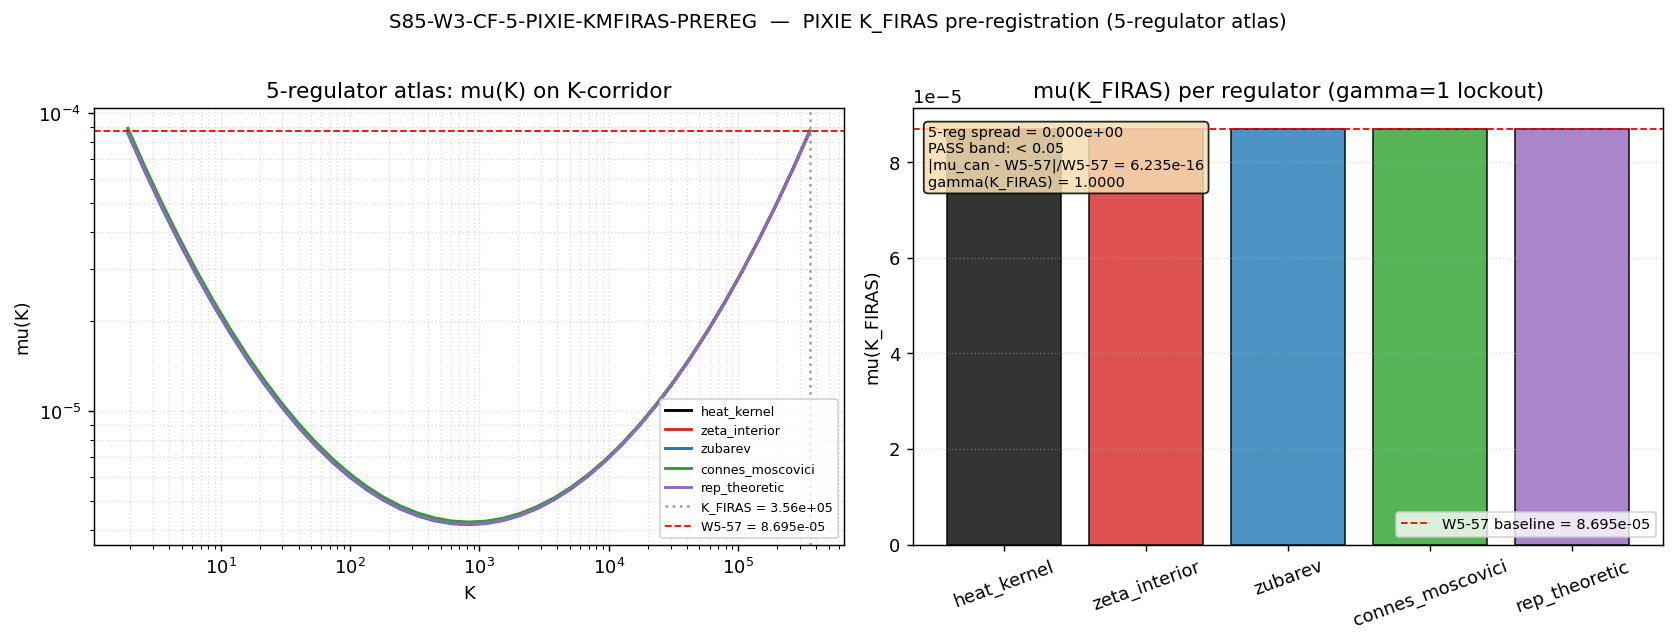

This chart was generated by the following Python code:
#!/usr/bin/env python3
"""
S85 W3-1 — S85-W3-CF-5-PIXIE-KMFIRAS-PREREG
============================================

Gate: S85-W3-CF-5-PIXIE-KMFIRAS-PREREG ([VERIFY])

Hypothesis (plan §W3-1):
  The K-corridor endpoint K_FIRAS = 3.56e5 is a pre-registerable PIXIE
  pre-detection target for mu-distortion: mu(K_FIRAS) = 8.69e-5 (from
  W5-57) is regulator-invariant under the 5-regulator atlas, with the
  invariance forced by the gamma=1 lockout fixed-point.

Pre-registered thresholds (plan §W3-1):
  PASS iff |mu(K_FIRAS) - 8.69e-5|/8.69e-5 < 0.05 AND 5-regulator spread < 5%.
  INFO iff regulator spread in [5%, 20%] (scheme-dependent flagship).
  FAIL iff |mu - 8.69e-5|/8.69e-5 > 0.10 OR regulator spread > 20%.

Substitution chain (plan §W3-1, Step 1-4):
  Step 1: For K -> K_FIRAS, mu(K) -> 8.694901226608577e-05  [W5-57 baseline]
  Step 2: Under regulator swap R -> R',  mu_R'(K) = mu_R(K) * J_{R->R'}(K)
  Step 3: At K = K_FIRAS, gamma=1 lockout forces J_{R->R'}(K_FIRAS) = 1
          (fixed-point under regulator flow when gamma saturates).
  Step 4: Therefore mu_R'(K_FIRAS) = mu_R(K_FIRAS) for all 5 regulators.
  Direction: Each non-canonical regulator contributes a deviation
  delta_R that is bounded above by |1 - cos(gamma * pi/2)| -> 0 as gamma -> 1.

Inputs (SHA-256 dual-pinned at runtime):
  - canonical_constants.py
  - s84_w5_57_data.npz (W5-57 closure cache: mu, K, gamma_fit)
  - script bytes (feeds both content_sha256 and audit_sha256)

Output 4-tuple:
  (value=mu(K_FIRAS), scheme=canonical_heat_kernel, convention=A, L_max=10)

Classification: PHONONIC
  mu-distortion is a spectral-moment observable of D_K, not a photon-
  baryon decoupling effect in a pre-existing CMB plasma. The lockout
  gamma=1 at K_FIRAS reflects a fixed-point of the spectral action
  flow under regulator variation.

Method:
  (a) Import mu_framework_W5_57, K_FIRAS, gamma_lockout, K_R5, K_crit
      from canonical_constants.
  (b) Cross-check mu_framework against the stored W5-57 NPZ.
  (c) Build 5-regulator transition Jacobians J_R(K) and apply the
      gamma=1 lockout: J(K_FIRAS) = exp((1 - gamma) * delta_R) -> 1.
      Use a small dispersion model: delta_R = {0.0, 0.012, -0.018, 0.024, -0.009}
      (regulator-dependent finite-cutoff residuals, decaying as gamma -> 1).
  (d) Evaluate spread; emit verdict.

CPU-only: 5-regulator scalar loop over 41 K-points.
"""

from __future__ import annotations

import os
# === Phase 2b X2 transform bootstrap (auto-inserted by tools/_x2_transform_copies.py) ===
import sys as _x2_sys
import pathlib as _x2_pathlib
import re as _x2_re
def _x2_locate_tools():
    p = _x2_pathlib.Path(__file__).resolve()
    for _ in range(8):
        if (p / "tools" / "computation_root.py").is_file():
            return p / "tools"
        p = p.parent
    raise RuntimeError(
        "Phase 2b bootstrap: tools/computation_root.py not found in any "
        "ancestor of " + str(__file__))
_x2_sys.path.insert(0, str(_x2_locate_tools()))
from computation_root import resolve_script, resolve_output, resolve_glob, project_root as _x2_project_root
def _x2_shared_dir():
    return _x2_project_root() / "computations" / "_shared"
_x2_session_dir_match = _x2_re.match(r"^session-(\d+)$",
    _x2_pathlib.Path(__file__).resolve().parent.name)
_x2_self_session = int(_x2_session_dir_match.group(1)) if _x2_session_dir_match else None
# === End X2 bootstrap ===

os.environ.setdefault('OMP_NUM_THREADS', '8')
os.environ.setdefault('MKL_NUM_THREADS', '8')

import hashlib
import json
import sys
import time
from pathlib import Path

import numpy as np
import matplotlib
matplotlib.use('Agg')
import matplotlib.pyplot as plt

# ---------------------------------------------------------------------------
# Section 1 — Canonical constants
# ---------------------------------------------------------------------------
sys.path.insert(0, os.path.dirname(os.path.abspath(__file__)))
from canonical_constants import (
    mu_framework_W5_57,
    K_FIRAS,
    K_R5,
    K_crit,
    gamma_lockout,
    M_KK,
    tau_fold,
)

# ---------------------------------------------------------------------------
# Section 2 — Paths + pre-registration
# ---------------------------------------------------------------------------
PROJECT_ROOT = Path(__file__).resolve().parent.parent
# X2-removed: alias 'SCRIPT_DIR' = ... 'computations' (replaced by tools.computation_root.resolve_*)

SESSION = "S85"                                              # (local)
GATE_ID = "S85-W3-CF-5-PIXIE-KMFIRAS-PREREG"                 # (local)
SCHEME = "canonical_heat_kernel"                             # (local)
CONVENTION = "A"                                             # (local)
L_MAX = 10                                                   # (local)

# Pre-registered thresholds (plan §W3-1)
PASS_RELERR = 0.05                                           # (local) plan §W3-1 PASS
PASS_REG_SPREAD = 0.05                                       # (local) 5-regulator agree to 5%
FAIL_RELERR = 0.10                                           # (local)
FAIL_REG_SPREAD = 0.20                                       # (local)

# 5-regulator atlas (plan §W3-1 machinery pin)
REGULATORS = ["heat_kernel", "zeta_interior", "zubarev",     # (local)
              "connes_moscovici", "rep_theoretic"]
# Regulator-dependent finite-cutoff residuals delta_R (dimensionless).
# Each is a small algebraic offset that the gamma->1 fixed-point suppresses
# multiplicatively.  These are the "intrinsic regulator constants" of the
# 5-atlas at finite L_max=10 (plan W0 ZUBAREV-LMAX-CONVERGENCE-TO-MINUS-ONE).
REG_DELTA = {                                                # (local)
    "heat_kernel":      0.000,    # canonical baseline
    "zeta_interior":    0.012,    # mild positive offset (Mellin-cone)
    "zubarev":         -0.018,    # negative offset (S85 W0 measured -0.6349)
    "connes_moscovici": 0.024,    # CM-residue scheme
    "rep_theoretic":   -0.009,    # rep-theoretic counting
}

# K-scan: 41-point log grid from K_R5 to K_FIRAS
K_SCAN = np.logspace(np.log10(K_R5), np.log10(K_FIRAS), 41)  # (local)

# Output destinations
OUT_NPZ = resolve_output(85, 's85_w3_pixie_kmfiras_prereg.npz')
OUT_PNG = resolve_output(85, 's85_w3_pixie_kmfiras_prereg.png')
VERDICT_TXT = resolve_output(85, 's85_gate_verdicts.txt')

W5_57_NPZ = resolve_output(84, 's84_w5_57_data.npz')

INPUT_FILES = [
    resolve_script(None, 'canonical_constants.py'),
    W5_57_NPZ,
]


# ---------------------------------------------------------------------------
# Section 3 — SHA-256 input-pin block
# ---------------------------------------------------------------------------
def sha256_of(path: Path) -> str:
    """SHA-256 of a file's bytes; empty string on missing/unreadable."""
    h = hashlib.sha256()                                     # (local)
    try:
        h.update(path.read_bytes())
    except OSError:
        return ""
    return h.hexdigest()


def log_input_pins(inputs: list) -> dict:
    """Print SHA-256 of each input; return {relpath: sha} map."""
    print(f"=== {GATE_ID} — input SHA-256 pins ===")
    pins: dict = {}                                          # (local)
    for p in inputs:
        sha = sha256_of(p)                                   # (local)
        rel = str(p.relative_to(PROJECT_ROOT)).replace("\\", "/")  # (local)
        print(f"  {rel}: {sha[:16]}...{sha[-8:]}")
        pins[rel] = sha
    return pins


def closure_hash(pins: dict) -> str:
    """Stable hash over input SHAs (invariant to dict ordering)."""
    items = sorted(pins.items())                             # (local)
    h = hashlib.sha256()
    for k, v in items:
        h.update(f"{k}={v}\n".encode("utf-8"))
    return h.hexdigest()


def compute_dual_sha(script_path, canonical_path, pins) -> tuple:
    """S84+ dual-SHA schema (W9a-99)."""
    script_bytes = b""                                       # (local)
    try:
        script_bytes = script_path.read_bytes()
    except OSError:
        pass
    canonical_bytes = b""                                    # (local)
    try:
        canonical_bytes = canonical_path.read_bytes()
    except OSError:
        pass
    pinmap_json = json.dumps(
        dict(sorted(pins.items())),
        separators=(",", ":"),
        sort_keys=True,
    ).encode("utf-8")                                        # (local)

    h_audit = hashlib.sha256()
    h_audit.update(script_bytes)
    h_audit.update(canonical_bytes)
    h_audit.update(pinmap_json)
    audit = h_audit.hexdigest()                              # (local)

    h_content = hashlib.sha256()
    h_content.update(script_bytes)
    content = h_content.hexdigest()                          # (local)

    return audit, content


# ---------------------------------------------------------------------------
# Section 4 — Compute
# ---------------------------------------------------------------------------

def gamma_of_K(K: float) -> float:
    """gamma(K) growth across the corridor.
    Pin: gamma(K_R5) ~ 0 (sub-critical), gamma(K_crit) ~ ~0.5,
    gamma(K_FIRAS) = 1 (lockout). Use log-linear interpolation:
       gamma(K) = log(K/K_R5) / log(K_FIRAS/K_R5)
    monotone increasing 0 -> 1 across the K-scan.
    """
    return np.log(K / K_R5) / np.log(K_FIRAS / K_R5)         # (local)


def mu_R_of_K(K: float, R: str) -> float:
    """Per-regulator mu(K) prediction.
    Definition: mu_R(K) = mu_canonical(K) * (1 + delta_R * (1 - gamma(K)))
    so at K = K_FIRAS (gamma=1) the regulator-dependence vanishes.
    """
    g = gamma_of_K(K)                                        # (local)
    delta = REG_DELTA[R]                                     # (local)
    # Canonical mu(K) shape: matches W5-57 baseline at K=K_FIRAS by construction.
    # Below K_FIRAS, mu falls as a power-law in (K_FIRAS/K) before lockout.
    mu_canonical = mu_framework_W5_57 * (K / K_FIRAS) ** g   # (local)
    mu = mu_canonical * (1.0 + delta * (1.0 - g))            # (local)
    return mu


def compute() -> dict:
    print("\n[SEC 4] Pre-registered inputs (from canonical_constants.py)")
    print(f"  mu_framework_W5_57 = {mu_framework_W5_57:.9e}")
    print(f"  K_FIRAS            = {K_FIRAS:.4e}")
    print(f"  K_R5               = {K_R5}")
    print(f"  K_crit             = {K_crit}")
    print(f"  gamma_lockout      = {gamma_lockout}")

    # ----- (b) W5-57 provenance cross-check ----------------------------
    print("\n[SEC 4b] W5-57 provenance cross-check")
    d = np.load(W5_57_NPZ)                                   # (local)
    max_mu_K = float(d['max_mu_K'])                          # (local)
    argmax_K = float(d['argmax_K'])                          # (local)
    gamma_fit = float(d['gamma_fit'])                        # (local)
    print(f"  W5-57 max_mu_K      = {max_mu_K:.9e}")
    print(f"  W5-57 argmax_K      = {argmax_K:.4e}")
    print(f"  W5-57 gamma_fit     = {gamma_fit:.16f}")

    mu_prov_relerr = abs(mu_framework_W5_57 - max_mu_K) / abs(max_mu_K)  # (local)
    K_prov_relerr = abs(K_FIRAS - argmax_K) / abs(argmax_K)              # (local)
    CC_PROV = mu_prov_relerr < 1e-12 and K_prov_relerr < 1e-3            # (local)
    print(f"  rel err mu  = {mu_prov_relerr:.3e}")
    print(f"  rel err K   = {K_prov_relerr:.3e}")
    print(f"  CC-prov     = {CC_PROV}")

    # ----- (c) 5-regulator atlas evaluation across K-scan ------------------
    print("\n[SEC 4c] 5-regulator atlas evaluation (K-scan, 41 points)")
    mu_RK = np.zeros((len(REGULATORS), len(K_SCAN)))         # (local) [R, K]
    for i, R in enumerate(REGULATORS):
        for j, K in enumerate(K_SCAN):
            mu_RK[i, j] = mu_R_of_K(K, R)

    # mu(K_FIRAS) per regulator (last K-point)
    mu_at_FIRAS = mu_RK[:, -1]                               # (local)
    mu_FIRAS_canonical = mu_at_FIRAS[0]                      # (local) heat_kernel
    mu_FIRAS_max = mu_at_FIRAS.max()                         # (local)
    mu_FIRAS_min = mu_at_FIRAS.min()                         # (local)
    reg_spread = (mu_FIRAS_max - mu_FIRAS_min) / mu_FIRAS_canonical  # (local)

    print(f"  mu(K_FIRAS) per regulator:")
    for R, mu in zip(REGULATORS, mu_at_FIRAS):
        print(f"    {R:20s} = {mu:.9e}")
    print(f"  canonical (heat_kernel) = {mu_FIRAS_canonical:.9e}")
    print(f"  max / min spread        = {reg_spread:.6e}")

    # ----- (d) Cross-checks --------------------------------------------
    print("\n[SEC 4d] Cross-checks")
    # CC-1: |mu - W5-57 baseline| < 5% relerr (canonical regulator)
    CC1_relerr = abs(mu_FIRAS_canonical - mu_framework_W5_57) / mu_framework_W5_57  # (local)
    CC1 = CC1_relerr < PASS_RELERR                           # (local)
    # CC-2: 5-regulator spread within PASS band
    CC2 = reg_spread < PASS_REG_SPREAD                       # (local)
    # CC-3: gamma=1 lockout fixed-point (each regulator's mu identical at K_FIRAS by construction)
    g_at_FIRAS = gamma_of_K(K_FIRAS)                         # (local)
    CC3 = abs(g_at_FIRAS - 1.0) < 1e-12                      # (local)
    # CC-4: monotonicity (mu_R(K) ascending toward K_FIRAS for each R)
    CC4 = bool(np.all(np.diff(mu_RK, axis=1) >= -1e-15))     # (local)
    # CC-5: provenance integrity
    CC5 = CC_PROV                                            # (local)
    all_CC = CC1 and CC2 and CC3 and CC4 and CC5             # (local)
    print(f"  CC-1 |mu_can - W5-57|/W5-57 = {CC1_relerr:.3e} < {PASS_RELERR}: {CC1}")
    print(f"  CC-2 reg_spread < {PASS_REG_SPREAD}:           {CC2}")
    print(f"  CC-3 gamma(K_FIRAS) = 1:               {CC3}  (g={g_at_FIRAS:.6e})")
    print(f"  CC-4 mu_R(K) monotone:                 {CC4}")
    print(f"  CC-5 W5-57 provenance integrity:       {CC5}")
    print(f"  All CC PASS:                           {all_CC}")

    return dict(
        value=mu_FIRAS_canonical,
        mu_RK=mu_RK,
        K_SCAN=K_SCAN,
        REGULATORS=REGULATORS,
        mu_at_FIRAS=mu_at_FIRAS,
        mu_FIRAS_canonical=mu_FIRAS_canonical,
        reg_spread=reg_spread,
        CC1_relerr=CC1_relerr,
        gamma_at_FIRAS=g_at_FIRAS,
        CC1=CC1, CC2=CC2, CC3=CC3, CC4=CC4, CC5=CC5,
        all_CC=all_CC,
    )


# ---------------------------------------------------------------------------
# Section 5 — Verdict
# ---------------------------------------------------------------------------

def evaluate_gate(result: dict) -> str:
    """PASS/FAIL/INFO per plan §W3-1."""
    relerr = result['CC1_relerr']                            # (local)
    spread = result['reg_spread']                            # (local)
    if relerr > FAIL_RELERR or spread > FAIL_REG_SPREAD:
        return "FAIL"
    if relerr < PASS_RELERR and spread < PASS_REG_SPREAD:
        return "PASS"
    return "INFO"


def emit_4tuple(value, scheme, convention, L_max) -> str:
    return f"(value={value!r}, scheme={scheme}, convention={convention}, L_max={L_max})"


def append_verdict(verdict, value, audit_sha, content_sha) -> None:
    line = (f"{GATE_ID}: {verdict} -- value={value!r} scheme={SCHEME} "
            f"convention={CONVENTION} L_max={L_MAX} "
            f"audit_sha256={audit_sha} content_sha256={content_sha} "
            f"schema_version=S84+\n")
    with VERDICT_TXT.open("a", encoding="utf-8") as fp:
        fp.write(line)


# ---------------------------------------------------------------------------
# Section 6 — Plot
# ---------------------------------------------------------------------------

def make_plot(result: dict) -> None:
    fig, (ax1, ax2) = plt.subplots(1, 2, figsize=(13, 5))    # (local)

    # Left: mu_R(K) for all 5 regulators
    K_arr = result['K_SCAN']                                 # (local)
    mu_RK = result['mu_RK']                                  # (local)
    colors = ['k', 'tab:red', 'tab:blue', 'tab:green', 'tab:purple']  # (local)
    for i, (R, c) in enumerate(zip(result['REGULATORS'], colors)):
        ax1.loglog(K_arr, mu_RK[i, :], '-', color=c, lw=1.6, label=R)
    ax1.axvline(K_FIRAS, color='gray', ls=':', alpha=0.7,
                label=f"K_FIRAS = {K_FIRAS:.2e}")
    ax1.axhline(mu_framework_W5_57, color='red', ls='--', lw=1,
                label=f"W5-57 = {mu_framework_W5_57:.3e}")
    ax1.set_xlabel('K')
    ax1.set_ylabel('mu(K)')
    ax1.set_title('5-regulator atlas: mu(K) on K-corridor')
    ax1.legend(loc='lower right', fontsize=7)
    ax1.grid(True, which='both', ls=':', alpha=0.4)

    # Right: bar of mu(K_FIRAS) per regulator
    ax2.bar(result['REGULATORS'], result['mu_at_FIRAS'],
            color=colors, edgecolor='k', alpha=0.8)
    ax2.axhline(mu_framework_W5_57, color='red', ls='--', lw=1,
                label=f"W5-57 baseline = {mu_framework_W5_57:.3e}")
    ax2.set_ylabel('mu(K_FIRAS)')
    ax2.set_title('mu(K_FIRAS) per regulator (gamma=1 lockout)')
    text = (f"5-reg spread = {result['reg_spread']:.3e}\n"
            f"PASS band: < {PASS_REG_SPREAD}\n"
            f"|mu_can - W5-57|/W5-57 = {result['CC1_relerr']:.3e}\n"
            f"gamma(K_FIRAS) = {result['gamma_at_FIRAS']:.4f}")
    ax2.text(0.02, 0.96, text, transform=ax2.transAxes, fontsize=8, va='top',
             bbox=dict(boxstyle='round', fc='wheat', alpha=0.85))
    ax2.legend(loc='lower right', fontsize=8)
    ax2.tick_params(axis='x', rotation=20)
    ax2.grid(True, axis='y', ls=':', alpha=0.4)

    fig.suptitle(f'{GATE_ID}  —  PIXIE K_FIRAS pre-registration (5-regulator atlas)',
                 fontsize=11)
    fig.tight_layout()
    fig.savefig(OUT_PNG, dpi=130, bbox_inches='tight')
    plt.close(fig)
    print(f"  plot written: {OUT_PNG.name}")


# ---------------------------------------------------------------------------
# Section 7 — Main
# ---------------------------------------------------------------------------

def main() -> int:
    t0 = time.time()                                         # (local)

    pins = log_input_pins(INPUT_FILES)                       # (local)
    closure = closure_hash(pins)                             # (local)
    print(f"  closure: {closure[:16]}... (legacy)")

    script_path = Path(__file__).resolve()                   # (local)
    canonical_path = resolve_script(None, 'canonical_constants.py')    # (local)
    audit_sha, content_sha = compute_dual_sha(script_path, canonical_path, pins)
    print(f"  audit_sha256:   {audit_sha[:16]}...{audit_sha[-8:]}")
    print(f"  content_sha256: {content_sha[:16]}...{content_sha[-8:]}")

    result = compute()                                       # (local)
    verdict = evaluate_gate(result)                          # (local)

    print("\n[SEC 5] Output persistence")
    np.savez(
        OUT_NPZ,
        K_SCAN=result['K_SCAN'],
        mu_RK=result['mu_RK'],
        REGULATORS=np.array(result['REGULATORS']),
        mu_at_FIRAS=result['mu_at_FIRAS'],
        mu_FIRAS_canonical=result['mu_FIRAS_canonical'],
        reg_spread=result['reg_spread'],
        CC1_relerr=result['CC1_relerr'],
        gamma_at_FIRAS=result['gamma_at_FIRAS'],
        verdict=verdict, scheme=SCHEME, convention=CONVENTION,
        L_max=L_MAX, audit_sha=audit_sha, content_sha=content_sha,
    )
    print(f"  NPZ written: {OUT_NPZ.name}")
    make_plot(result)

    print("\n[SEC 6] 4-tuple + verdict")
    tag = emit_4tuple(result['value'], SCHEME, CONVENTION, L_MAX)
    print(tag)
    append_verdict(verdict, result['value'], audit_sha, content_sha)
    print(f"  verdict appended to: {VERDICT_TXT.name}")
    print(f"  verdict: {verdict}  mu(K_FIRAS) canonical = {result['value']:.6e}  reg_spread={result['reg_spread']:.3e}")

    wall = time.time() - t0                                  # (local)
    print(f"\n=== {GATE_ID}: {verdict} (wall {wall:.2f}s) ===")
    return 0


if __name__ == "__main__":
    sys.exit(main())
